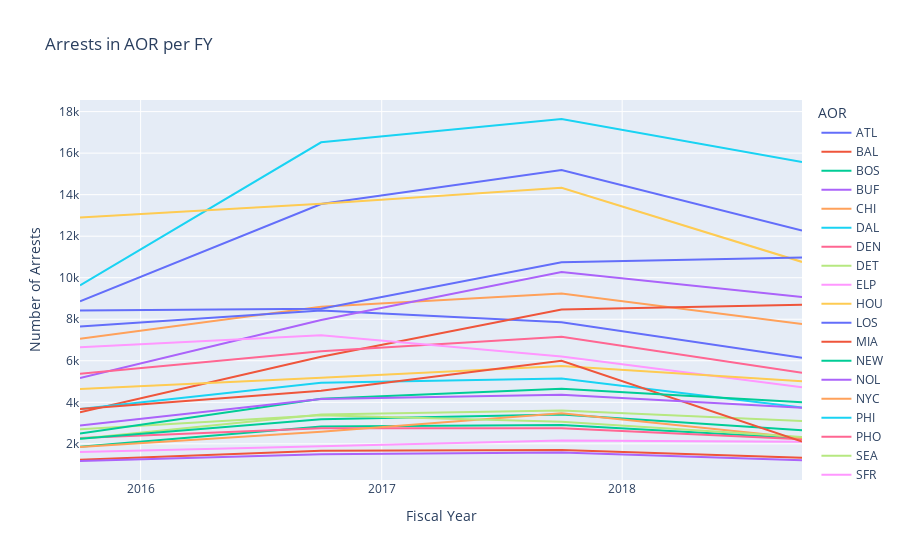

The notebook cell this image was saved under:
### Code cell
fig = px.line(arrests_by_fy, x=fy, 
              y=aor, 
              title = "Arrests in AOR per FY",
              labels=dict(x="Fiscal Year", y="Number of Arrests"))
fig.update_xaxes(title="Fiscal Year", nticks = 4)
fig.update_yaxes(title="Number of Arrests")
fig.update_layout(legend_title_text='AOR')
fig.show()

### Figure 1 — Plotly figure (JSON) as saved in the notebook; plotly's stock layout.template omitted (floating-point values rounded to 4 significant figures)
{"data": [{"hovertemplate": "variable=ATL<br>Fiscal Year=%{x}<br>value=%{y}<extra></extra>", "legendgroup": "ATL", "line": {"color": "#636efa", "dash": "solid"}, "marker": {"symbol": "circle"}, "mode": "lines", "name": "ATL", "orientation": "v", "showlegend": true, "type": "scatter", "x": ["2015-10-01", "2016-10-01", "2017-10-01", "2018-10-01"], "xaxis": "x", "y": [8866, 13551, 15189, 12268], "yaxis": "y"}, {"hovertemplate": "variable=BAL<br>Fiscal Year=%{x}<br>value=%{y}<extra></extra>", "legendgroup": "BAL", "line": {"color": "#EF553B", "dash": "solid"}, "marker": {"symbol": "circle"}, "mode": "lines", "name": "BAL", "orientation": "v", "showlegend": true, "type": "scatter", "x": ["2015-10-01", "2016-10-01", "2017-10-01", "2018-10-01"], "xaxis": "x", "y": [1239, 1666, 1703, 1330], "yaxis": "y"}, {"hovertemplate": "variable=BOS<br>Fiscal Year=%{x}<br>value=%{y}<extra></extra>", "legendgroup": "BOS", "line": {"color": "#00cc96", "dash": "solid"}, "marker": {"symbol": "circle"}, "mode": "lines", "name": "BOS", "orientation": "v", "showlegend": true, "type": "scatter", "x": ["2015-10-01", "2016-10-01", "2017-10-01", "2018-10-01"], "xaxis": "x", "y": [1858, 2834, 2908, 2266], "yaxis": "y"}, {"hovertemplate": "variable=BUF<br>Fiscal Year=%{x}<br>value=%{y}<extra></extra>", "legendgroup": "BUF", "line": {"color": "#ab63fa", "dash": "solid"}, "marker": {"symbol": "circle"}, "mode": "lines", "name": "BUF", "orientation": "v", "showlegend": true, "type": "scatter", "x": ["2015-10-01", "2016-10-01", "2017-10-01", "2018-10-01"], "xaxis": "x", "y": [1173, 1494, 1582, 1206], "yaxis": "y"}, {"hovertemplate": "variable=CHI<br>Fiscal Year=%{x}<br>value=%{y}<extra></extra>", "legendgroup": "CHI", "line": {"color": "#FFA15A", "dash": "solid"}, "marker": {"symbol": "circle"}, "mode": "lines", "name": "CHI", "orientation": "v", "showlegend": true, "type": "scatter", "x": ["2015-10-01", "2016-10-01", "2017-10-01", "2018-10-01"], "xaxis": "x", "y": [7055, 8604, 9241, 7769], "yaxis": "y"}, {"hovertemplate": "variable=DAL<br>Fiscal Year=%{x}<br>value=%{y}<extra></extra>", "legendgroup": "DAL", "line": {"color": "#19d3f3", "dash": "solid"}, "marker": {"symbol": "circle"}, "mode": "lines", "name": "DAL", "orientation": "v", "showlegend": true, "type": "scatter", "x": ["2015-10-01", "2016-10-01", "2017-10-01", "2018-10-01"], "xaxis": "x", "y": [9634, 16520, 17644, 15571], "yaxis": "y"}, {"hovertemplate": "variable=DEN<br>Fiscal Year=%{x}<br>value=%{y}<extra></extra>", "legendgroup": "DEN", "line": {"color": "#FF6692", "dash": "solid"}, "marker": {"symbol": "circle"}, "mode": "lines", "name": "DEN", "orientation": "v", "showlegend": true, "type": "scatter", "x": ["2015-10-01", "2016-10-01", "2017-10-01", "2018-10-01"], "xaxis": "x", "y": [2284, 2746, 2755, 2215], "yaxis": "y"}, {"hovertemplate": "variable=DET<br>Fiscal Year=%{x}<br>value=%{y}<extra></extra>", "legendgroup": "DET", "line": {"color": "#B6E880", "dash": "solid"}, "marker": {"symbol": "circle"}, "mode": "lines", "name": "DET", "orientation": "v", "showlegend": true, "type": "scatter", "x": ["2015-10-01", "2016-10-01", "2017-10-01", "2018-10-01"], "xaxis": "x", "y": [2241, 3409, 3604, 3094], "yaxis": "y"}, {"hovertemplate": "variable=ELP<br>Fiscal Year=%{x}<br>value=%{y}<extra></extra>", "legendgroup": "ELP", "line": {"color": "#FF97FF", "dash": "solid"}, "marker": {"symbol": "circle"}, "mode": "lines", "name": "ELP", "orientation": "v", "showlegend": true, "type": "scatter", "x": ["2015-10-01", "2016-10-01", "2017-10-01", "2018-10-01"], "xaxis": "x", "y": [1611, 1892, 2159, 2103], "yaxis": "y"}, {"hovertemplate": "variable=HOU<br>Fiscal Year=%{x}<br>value=%{y}<extra></extra>", "legendgroup": "HOU", "line": {"color": "#FECB52", "dash": "solid"}, "marker": {"symbol": "circle"}, "mode": "lines", "name": "HOU", "orientation": "v", "showlegend": true, "type": "scatter", "x": ["2015-10-01", "2016-10-01", "2017-10-01", "2018-10-01"], "xaxis": "x", "y": [12896, 13565, 14333, 10761], "yaxis": "y"}, {"hovertemplate": "variable=LOS<br>Fiscal Year=%{x}<br>value=%{y}<extra></extra>", "legendgroup": "LOS", "line": {"color": "#636efa", "dash": "solid"}, "marker": {"symbol": "circle"}, "mode": "lines", "name": "LOS", "orientation": "v", "showlegend": true, "type": "scatter", "x": ["2015-10-01", "2016-10-01", "2017-10-01", "2018-10-01"], "xaxis": "x", "y": [7651, 8419, 7854, 6144], "yaxis": "y"}, {"hovertemplate": "variable=MIA<br>Fiscal Year=%{x}<br>value=%{y}<extra></extra>", "legendgroup": "MIA", "line": {"color": "#EF553B", "dash": "solid"}, "marker": {"symbol": "circle"}, "mode": "lines", "name": "MIA", "orientation": "v", "showlegend": true, "type": "scatter", "x": ["2015-10-01", "2016-10-01", "2017-10-01", "2018-10-01"], "xaxis": "x", "y": [3524, 6192, 8474, 8695], "yaxis": "y"}, {"hovertemplate": "variable=NEW<br>Fiscal Year=%{x}<br>value=%{y}<extra></extra>", "legendgroup": "NEW", "line": {"color": "#00cc96", "dash": "solid"}, "marker": {"symbol": "circle"}, "mode": "lines", "name": "NEW", "orientation": "v", "showlegend": true, "type": "scatter", "x": ["2015-10-01", "2016-10-01", "2017-10-01", "2018-10-01"], "xaxis": "x", "y": [2247, 3189, 3409, 2654], "yaxis": "y"}, {"hovertemplate": "variable=NOL<br>Fiscal Year=%{x}<br>value=%{y}<extra></extra>", "legendgroup": "NOL", "line": {"color": "#ab63fa", "dash": "solid"}, "marker": {"symbol": "circle"}, "mode": "lines", "name": "NOL", "orientation": "v", "showlegend": true, "type": "scatter", "x": ["2015-10-01", "2016-10-01", "2017-10-01", "2018-10-01"], "xaxis": "x", "y": [5174, 7968, 10270, 9075], "yaxis": "y"}, {"hovertemplate": "variable=NYC<br>Fiscal Year=%{x}<br>value=%{y}<extra></extra>", "legendgroup": "NYC", "line": {"color": "#FFA15A", "dash": "solid"}, "marker": {"symbol": "circle"}, "mode": "lines", "name": "NYC", "orientation": "v", "showlegend": true, "type": "scatter", "x": ["2015-10-01", "2016-10-01", "2017-10-01", "2018-10-01"], "xaxis": "x", "y": [1847, 2576, 3476, 2281], "yaxis": "y"}, {"hovertemplate": "variable=PHI<br>Fiscal Year=%{x}<br>value=%{y}<extra></extra>", "legendgroup": "PHI", "line": {"color": "#19d3f3", "dash": "solid"}, "marker": {"symbol": "circle"}, "mode": "lines", "name": "PHI", "orientation": "v", "showlegend": true, "type": "scatter", "x": ["2015-10-01", "2016-10-01", "2017-10-01", "2018-10-01"], "xaxis": "x", "y": [3672, 4938, 5143, 3752], "yaxis": "y"}, {"hovertemplate": "variable=PHO<br>Fiscal Year=%{x}<br>value=%{y}<extra></extra>", "legendgroup": "PHO", "line": {"color": "#FF6692", "dash": "solid"}, "marker": {"symbol": "circle"}, "mode": "lines", "name": "PHO", "orientation": "v", "showlegend": true, "type": "scatter", "x": ["2015-10-01", "2016-10-01", "2017-10-01", "2018-10-01"], "xaxis": "x", "y": [5370, 6457, 7162, 5420], "yaxis": "y"}, {"hovertemplate": "variable=SEA<br>Fiscal Year=%{x}<br>value=%{y}<extra></extra>", "legendgroup": "SEA", "line": {"color": "#B6E880", "dash": "solid"}, "marker": {"symbol": "circle"}, "mode": "lines", "name": "SEA", "orientation": "v", "showlegend": true, "type": "scatter", "x": ["2015-10-01", "2016-10-01", "2017-10-01", "2018-10-01"], "xaxis": "x", "y": [2698, 3376, 3067, 2328], "yaxis": "y"}, {"hovertemplate": "variable=SFR<br>Fiscal Year=%{x}<br>value=%{y}<extra></extra>", "legendgroup": "SFR", "line": {"color": "#FF97FF", "dash": "solid"}, "marker": {"symbol": "circle"}, "mode": "lines", "name": "SFR", "orientation": "v", "showlegend": true, "type": "scatter", "x": ["2015-10-01", "2016-10-01", "2017-10-01", "2018-10-01"], "xaxis": "x", "y": [6651, 7231, 6210, 4724], "yaxis": "y"}, {"hovertemplate": "variable=SLC<br>Fiscal Year=%{x}<br>value=%{y}<extra></extra>", "legendgroup": "SLC", "line": {"color": "#FECB52", "dash": "solid"}, "marker": {"symbol": "circle"}, "mode": "lines", "name": "SLC", "orientation": "v", "showlegend": true, "type": "scatter", "x": ["2015-10-01", "2016-10-01", "2017-10-01", "2018-10-01"], "xaxis": "x", "y": [4638, 5177, 5754, 5014], "yaxis": "y"}, {"hovertemplate": "variable=SNA<br>Fiscal Year=%{x}<br>value=%{y}<extra></extra>", "legendgroup": "SNA", "line": {"color": "#636efa", "dash": "solid"}, "marker": {"symbol": "circle"}, "mode": "lines", "name": "SNA", "orientation": "v", "showlegend": true, "type": "scatter", "x": ["2015-10-01", "2016-10-01", "2017-10-01", "2018-10-01"], "xaxis": "x", "y": [8425, 8510, 10749, 10968], "yaxis": "y"}, {"hovertemplate": "variable=SND<br>Fiscal Year=%{x}<br>value=%{y}<extra></extra>", "legendgroup": "SND", "line": {"color": "#EF553B", "dash": "solid"}, "marker": {"symbol": "circle"}, "mode": "lines", "name": "SND", "orientation": "v", "showlegend": true, "type": "scatter", "x": ["2015-10-01", "2016-10-01", "2017-10-01", "2018-10-01"], "xaxis": "x", "y": [3683, 4551, 6000, 2107], "yaxis": "y"}, {"hovertemplate": "variable=SPM<br>Fiscal Year=%{x}<br>value=%{y}<extra></extra>", "legendgroup": "SPM", "line": {"color": "#00cc96", "dash": "solid"}, "marker": {"symbol": "circle"}, "mode": "lines", "name": "SPM", "orientation": "v", "showlegend": true, "type": "scatter", "x": ["2015-10-01", "2016-10-01", "2017-10-01", "2018-10-01"], "xaxis": "x", "y": [2500, 4175, 4658, 4005], "yaxis": "y"}, {"hovertemplate": "variable=WAS<br>Fiscal Year=%{x}<br>value=%{y}<extra></extra>", "legendgroup": "WAS", "line": {"color": "#ab63fa", "dash": "solid"}, "marker": {"symbol": "circle"}, "mode": "lines", "name": "WAS", "orientation": "v", "showlegend": true, "type": "scatter", "x": ["2015-10-01", "2016-10-01", "2017-10-01", "2018-10-01"], "xaxis": "x", "y": [2883, 4163, 4359, 3734], "yaxis": "y"}], "layout": {"legend": {"title": {"text": "AOR"}, "tracegroupgap": 0}, "title": {"text": "Arrests in AOR per FY"}, "xaxis": {"anchor": "y", "domain": [0, 1], "nticks": 4, "title": {"text": "Fiscal Year"}}, "yaxis": {"anchor": "x", "domain": [0, 1], "title": {"text": "Number of Arrests"}}}}
